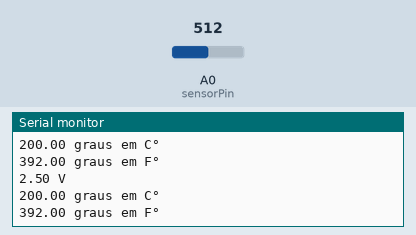
Simulated run of this sketch. Board: Arduino Uno, built with avr-gcc and run on an emulated ATmega328P. Shown: the last lines printed to the serial monitor. Inputs (shaded band) come from the test bench; at power-on: A0 (sensorPin) = 512.

Above: at 1.8 s.
1.9 s: A0 (sensorPin) set to 716
At 2.8 s:
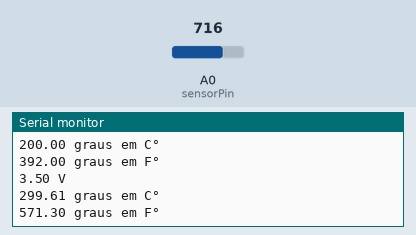
3.4 s: A0 (sensorPin) set to 900
At 4.4 s:
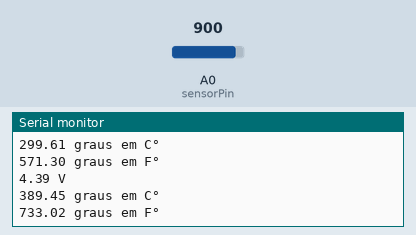
Timing chart, 0 to 6.4 s (numbered marks = the images above; inputs shaded):
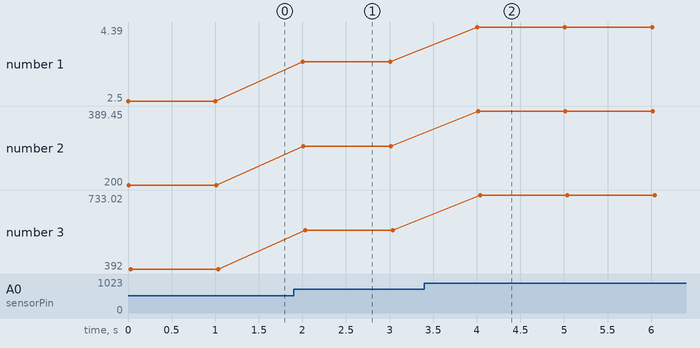

Measured:
- after the input at 1.9 s, the serial monitor: prints a new line after 0.10 s (image 1)
- after the input at 3.4 s, the serial monitor: prints a new line after 0.61 s (image 2)
- plotted number 1: 2.5 → 3.5 after the input at 1.9 s, 3.5 → 4.39 after the input at 3.4 s
- plotted number 2: 200 → 299.61 after the input at 1.9 s, 299.61 → 389.45 after the input at 3.4 s
- plotted number 3: 392 → 571.3 after the input at 1.9 s, 571.3 → 733.02 after the input at 3.4 s

The sketch:

sketch.ino
```cpp
int sensorPin = 0;
void setup()
{
    Serial.begin(9600);
}
void loop()
{
  int tempResult = analogRead(sensorPin);
  double voltage = (tempResult * 5.0) / 1024.0;
  Serial.print(voltage);
  Serial.println(" V");
  double temperatureC = (voltage - 0.5) * 100;
  Serial.print(temperatureC);
  Serial.println(" graus em C°");
  double temperatureF = (temperatureC * 9.0 / 5.0) + 32.0;
  Serial.print(temperatureF);
  Serial.println(" graus em F°");
  delay(1000);
}
```
